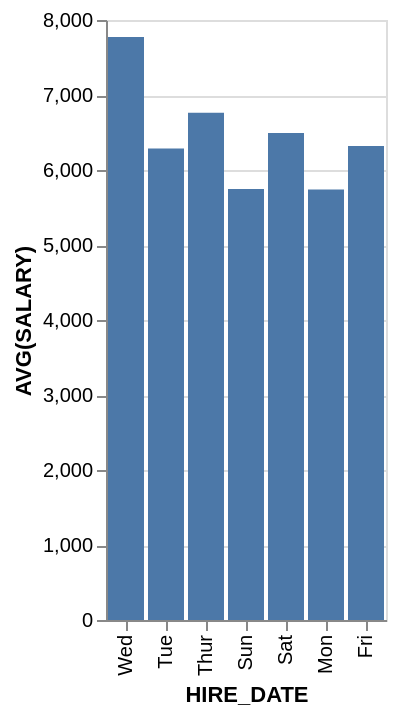

The Vega-Lite source for this figure:
### Vega-Lite specification from a JSON file in a GitHub repository (floating-point values rounded to 4 significant figures)
{"data": {"values": [{"x_data": "Mon", "y_data": 5740}, {"x_data": "Tue", "y_data": 6287.0}, {"x_data": "Wed", "y_data": 7775}, {"x_data": "Thur", "y_data": 6762.0}, {"x_data": "Fri", "y_data": 6320}, {"x_data": "Sat", "y_data": 6493.0}, {"x_data": "Sun", "y_data": 5747.0}]}, "mark": "bar", "encoding": {"x": {"field": "x_data", "type": "nominal", "title": "HIRE_DATE", "sort": "descending"}, "y": {"field": "y_data", "type": "quantitative", "title": "AVG(SALARY)"}}}
